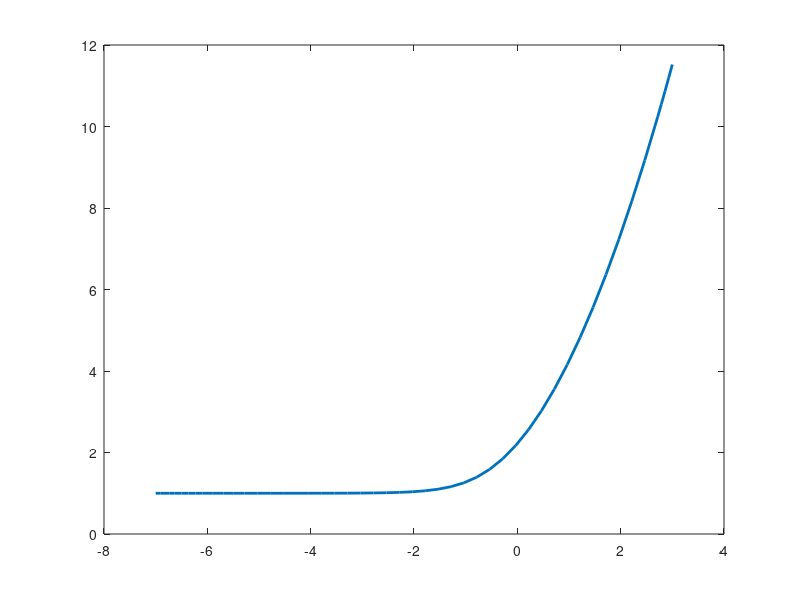

This chart was generated by the following MATLAB code: (Note: this script raises an error after producing the figure.)
tspan = [-7 3]; % the range of xi over which we will solve the ODE

h0 = 1.000001 % specify (M1) as the condition as xi becomes small
% we want h0 to be close to (but not equal to 1)

% here t takes the role of xi
% solving numerically the ODE for the transition region profile
[t,h] = ode45(@(t,h) sqrt(2)*(h^(1/2)-h^(-1)), tspan, h0);

graph1 = plot(t,h)
set(graph1,'LineWidth',2)

% set the axes to their usual origins
ax = gca;
ax.XAxisLocation = 'origin';
ax.YAxisLocation = 'origin';

title('\textbf{Shape of (T) in terms of rescaled variables $\hat{h}, \hat{\xi}$}','Interpreter', 'latex','fontsize',16)
xlabel('Transition region length ($\hat{\xi}$)', 'Interpreter', 'latex', 'fontweight','bold','fontsize',16);
ylabel('Lamellar thickness ($\hat{h}$)', 'Interpreter', 'latex','fontweight','bold','fontsize',16);